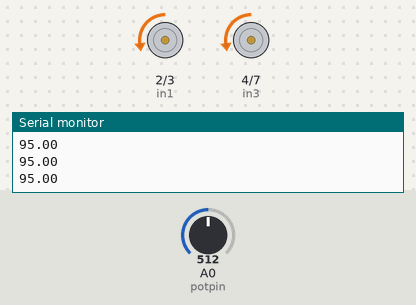
The sketch below on a simulated Arduino Uno, built with avr-gcc and run on an emulated ATmega328P. On the bench: motor-driver pin pairs drawn as motors (green arrow = first pin HIGH = forward, orange = second pin HIGH = backward, longer = more drive, scaled by the enable pin), the last lines printed to the serial monitor. The test bench sets the inputs (shaded band); at power-on: A0 (potpin) = 512.

Above: at 1.2 s.
1.3 s: A0 (potpin) set to 488
2.8 s: A0 (potpin) set to 477
At 3.3 s:
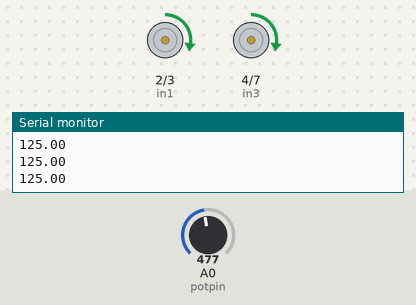
4.3 s: A0 (potpin) set to 511
At 5.4 s:
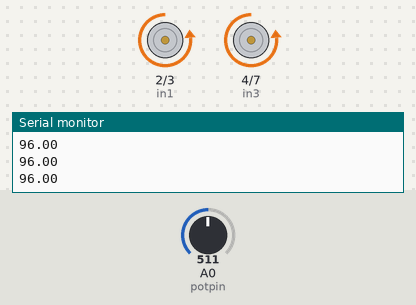
5.8 s: A0 (potpin) set to 306
At 6.6 s:
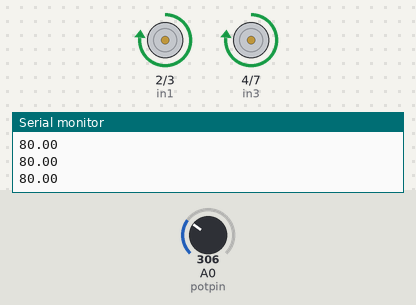
7.3 s: A0 (potpin) set to 716
At 7.7 s:
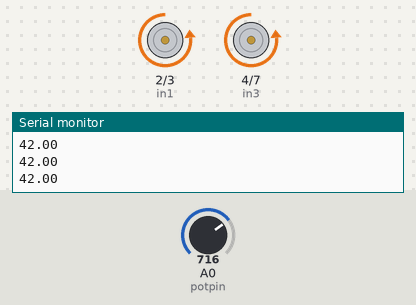
8.8 s: A0 (potpin) set to 122
At 10.1 s:
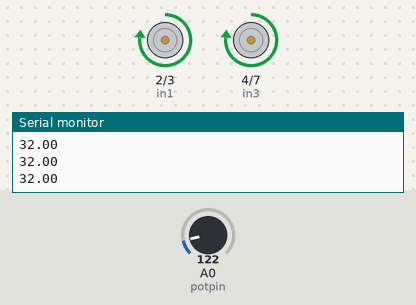
Timing chart, 0 to 11.3 s (numbered marks = the images above; inputs shaded):
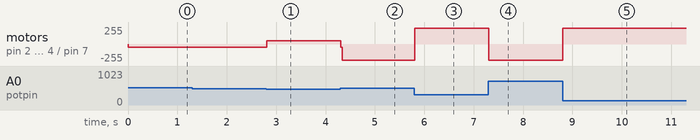

The sketch:

Project_1.ino
```cpp
#include <Servo.h>
#include <PID_v1.h>
#define enA 9
#define in1 2
#define in2 3
#define enB 10
#define in3 4
#define in4 7


double Setpoint, Input, Output,Outputtemp;
double Kp = 50, Ki = 0.01, Kd = 0.0001;
const int potpin = A0;
double theta, rawpot;
int motoroutput;

PID PID_control(&Input, &Output, &Setpoint, Kp, Ki, Kd, DIRECT);

void setup() {
pinMode(potpin,INPUT);
pinMode(enA, OUTPUT);
pinMode(enB, OUTPUT);
pinMode(in1, OUTPUT);
pinMode(in2, OUTPUT);
pinMode(in3, OUTPUT);
pinMode(in4, OUTPUT);


PID_control.SetMode(AUTOMATIC);
PID_control.SetTunings(Kp, Ki, Kd);
Serial.begin(9600);


}

void loop() {

rawpot = analogRead(potpin);
theta = map(rawpot,0,1023,0,270);

if(theta<=125){
  digitalWrite(in1, HIGH);
  digitalWrite(in2, LOW);
  digitalWrite(in3, HIGH);
  digitalWrite(in4, LOW);
  Input = theta;
  Setpoint = 125;
  PID_control.Compute();
  motoroutput=map(Output,0,270,0,255);
  Serial.println(Input);
  if(motoroutput<50){
    motoroutput=50;
  }
  analogWrite(enA,motoroutput);
  analogWrite(enB,motoroutput);


}
if(theta>125){
  digitalWrite(in1, LOW);
  digitalWrite(in2, HIGH);
  digitalWrite(in3, LOW);
  digitalWrite(in4, HIGH);
  Input = abs((theta-115)-115);
  PID_control.Compute();
  motoroutput=map(Output,0,270,0,255);
  Serial.println(Input);
  if(motoroutput<50){
    motoroutput=50;
  }
analogWrite(enA,motoroutput);
analogWrite(enB,motoroutput);


}

}
```

Measured:
- the behaviour switches between 478 and 477 on A0 (potpin) (found by bisection; images 0 and 1)
- after the input at 2.8 s, motor on pin 2 (in1) / pin 3 (in2), motor on pin 4 (in3) / pin 7 (in4): backward 50/255 → forward 50/255 at once
- after the input at 4.3 s, motor on pin 2 (in1) / pin 3 (in2), motor on pin 4 (in3) / pin 7 (in4): forward 50/255 → backward 240/255 at once
- after the input at 5.8 s, motor on pin 2 (in1) / pin 3 (in2), motor on pin 4 (in3) / pin 7 (in4): backward 240/255 → forward 240/255 at once
- after the input at 7.3 s, motor on pin 2 (in1) / pin 3 (in2), motor on pin 4 (in3) / pin 7 (in4): forward 240/255 → backward 240/255 at once
- after the input at 8.8 s, motor on pin 2 (in1) / pin 3 (in2), motor on pin 4 (in3) / pin 7 (in4): backward 240/255 → forward 240/255 at once
